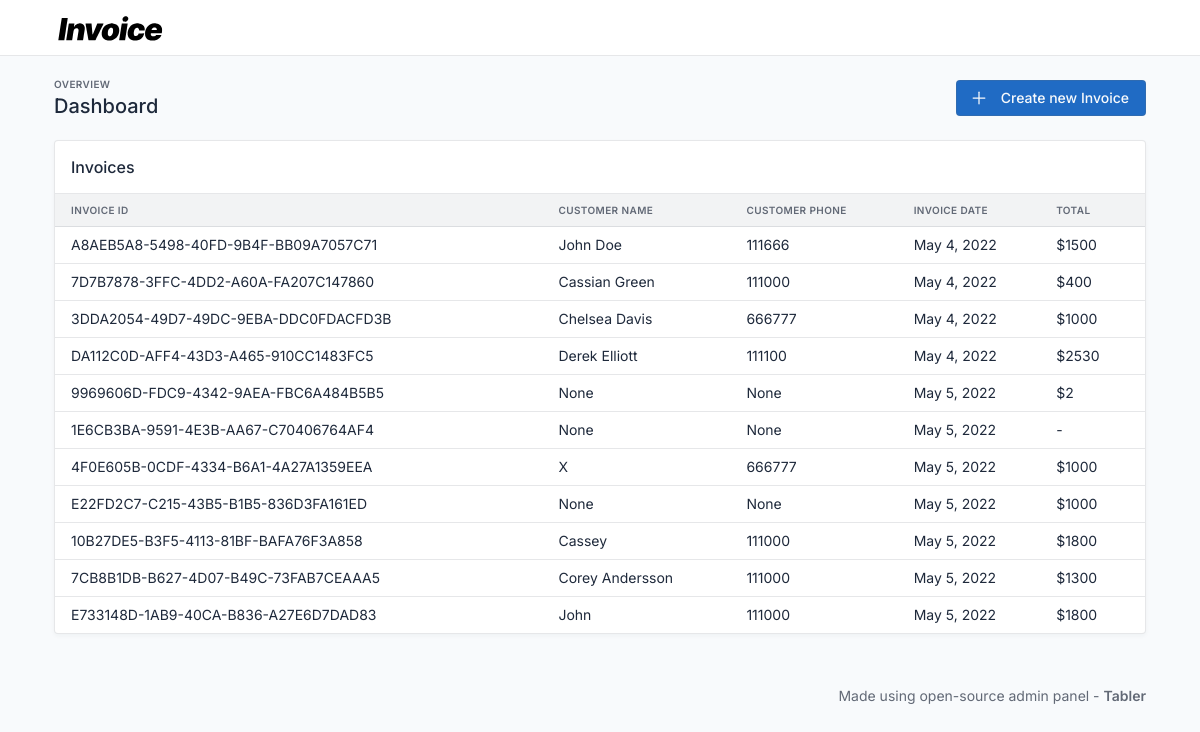
The app's page /, older data.
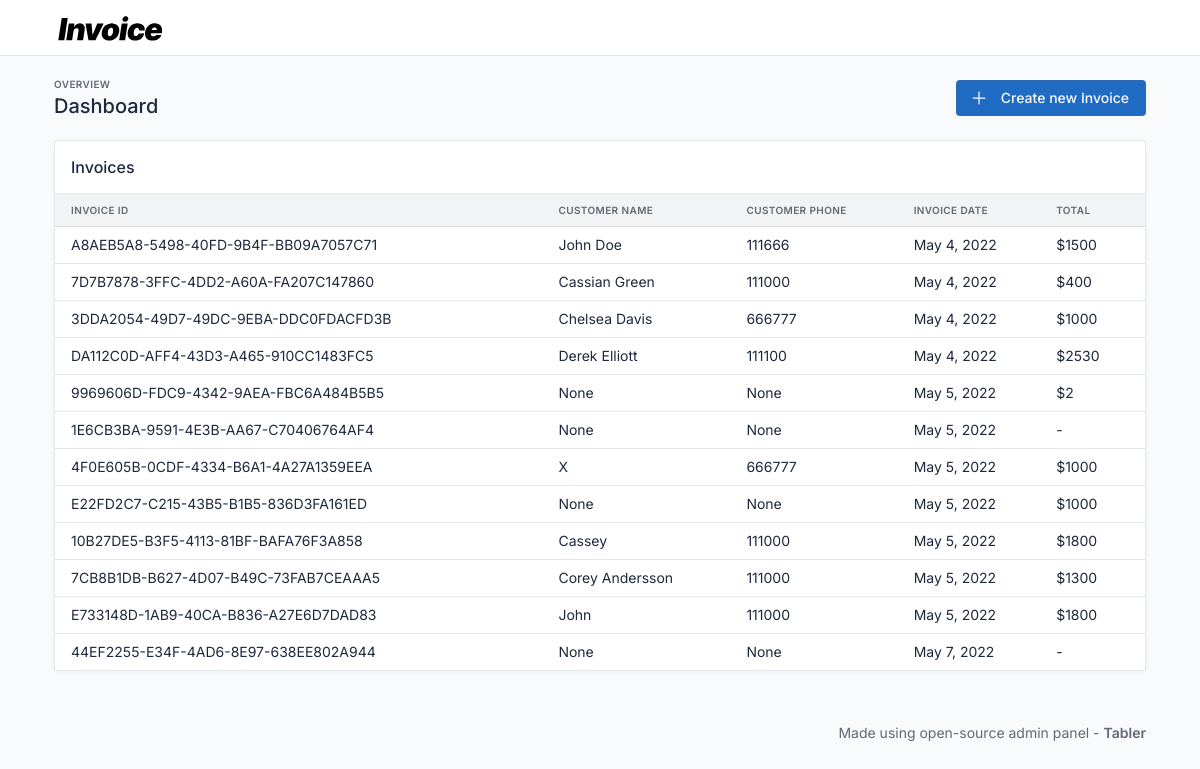
The same page, newer data.
### invoiceapp/models.py (models this page shows, shortened)
class Invoice(models.Model):
    customer_name = models.CharField(max_length = 200, verbose_name='Customer Name', null=True, blank=True)
    customer_phone = models.IntegerField(null = True, blank = True, verbose_name='Customer Phone')
    customer_address = models.TextField(null = True, blank = True, verbose_name='Customer Address')
    invoice_id = models.UUIDField(primary_key = True, unique = True, default=uuid.uuid4, verbose_name='Invoice ID')
    invoice_date = models.DateField(auto_now_add=True, verbose_name='Invoice Date')
    class Meta:
        verbose_name = 'Invoice'
        verbose_name_plural = 'Invoices'

### invoiceapp/views.py (the view)
# urls.py: path('', HomeView, name='dashboard'),
def HomeView(request):
    invoiceslist = Invoice.objects.all()
    invoice_exist = True
    if len(list(invoiceslist)) == 0: invoice_exist = False
    itemslist = {}
    itemstotal = {}
    for invoice in invoiceslist:
        key = str(invoice.invoice_id)
        itemslist[key] = list(Items.objects.filter(invoice = key))
        total = 0
        for item in list(Items.objects.filter(invoice = key)):
            total = total + item.item_price * item.item_quantity
            itemstotal[key] = total
    context = {
        'invoiceslist':invoiceslist,
        'itemslist': itemslist,
        'itemstotal': itemstotal,
        'invoice_exist': invoice_exist
    }
    return render(request, 'index.html', context)

### invoiceapp/templatetags/dictfilter.py (called while the page is built)
@register.filter
def key(d, key_name):
    if str(key_name) in d:
        return d[str(key_name)]
    else:
        return '-'

### templates/index.html (shortened to what the changed rows need)
{% load static %}
{% load dictfilter %}
<!doctype html>
<html lang="en">
  <head>
    <link href="{% static 'css/tabler.min.css' %}" rel="stylesheet"/>
    <link href="{% static 'css/tabler-flags.min.css' %}" rel="stylesheet"/>
    <link href="{% static 'css/tabler-payments.min.css' %}" rel="stylesheet"/>
    <link href="{% static 'css/tabler-vendors.min.css' %}" rel="stylesheet"/>
    <link href="{% static 'css/demo.min.css' %}" rel="stylesheet"/>
  </head>
  <body >
    <div class="wrapper">
      <header class="navbar navbar-expand-md navbar-light d-print-none">
        <div class="container-xl">
          <h1 class="navbar-brand navbar-brand-autodark d-none-navbar-horizontal pe-0 pe-md-3">
            <a href="/">
              <img src="{% static 'invoicelogo.svg' %}" width="110" height="32" alt="Disecto.com" class="navbar-brand-image">
            </a>
          </h1>
        </div>
      </header>
      {% block content %}
      <div class="page-wrapper">
        <div class="container-xl">
          <div class="page-header d-print-none">
            <div class="row align-items-center">
              <div class="col">
                <h2 class="page-title" style="display: inline-block;">
                  Dashboard
                </h2>
              </div>
            </div>
          </div>
        </div>
        <div class="page-body">
          <div class="container-xl">
            <div class="row row-deck row-cards">
              <div class="col-12">
                <div class="card">
                  {% if invoice_exist %}
                  <div class="table-responsive">
                    <table class="table card-table table-vcenter text-nowrap datatable">
                      <thead>
                        <tr>
                          <th>Invoice ID</th>
                          <th>Customer Name</th>
                          <th>Customer Phone</th>
                          <th>Invoice Date</th>
                          <th>Total</th>
                        </tr>
                      </thead>
                      <tbody>
                        {% for invoice in invoiceslist %}
                        <tr>
                          <td><a href="{% url 'invoice' pk=invoice.invoice_id %}" class="text-reset" tabindex="-1">{{ invoice.invoice_id | upper }}</a></td>
                          <td><a href="{% url 'invoice' pk=invoice.invoice_id %}" class="text-reset" tabindex="-1">{{ invoice.customer_name }}</a></td>
                          <td>
                            {{ invoice.customer_phone }}
                          </td>
                          <td>
                            {{ invoice.invoice_date }}
                          </td>
                          <td> {% if itemstotal|key:invoice.invoice_id != '-' %}
							  ${{ itemstotal|key:invoice.invoice_id }}
							  {% else %} -
							  {% endif %}
                          </td>
                        </tr>
                        {% endfor %}
                      </tbody>
                      {% else %}
                      <div class="card-header text-muted">
                        <h2>Create an invoice to get started</h2>
                      </div>
                      {% endif %}
                    </table>
                  </div>
                </div>
              </div>
            </div>
          </div>
        </div>
      </div>
      {% endblock content %}
    </div>
  </body>
</html>

Row changes from the older to the newer data that the page shows:
added Invoice: invoice_id "44EF2255-E34F-4AD6-8E97-638EE802A944", customer_name "None", customer_phone "None", invoice_date "May 7, 2022"
